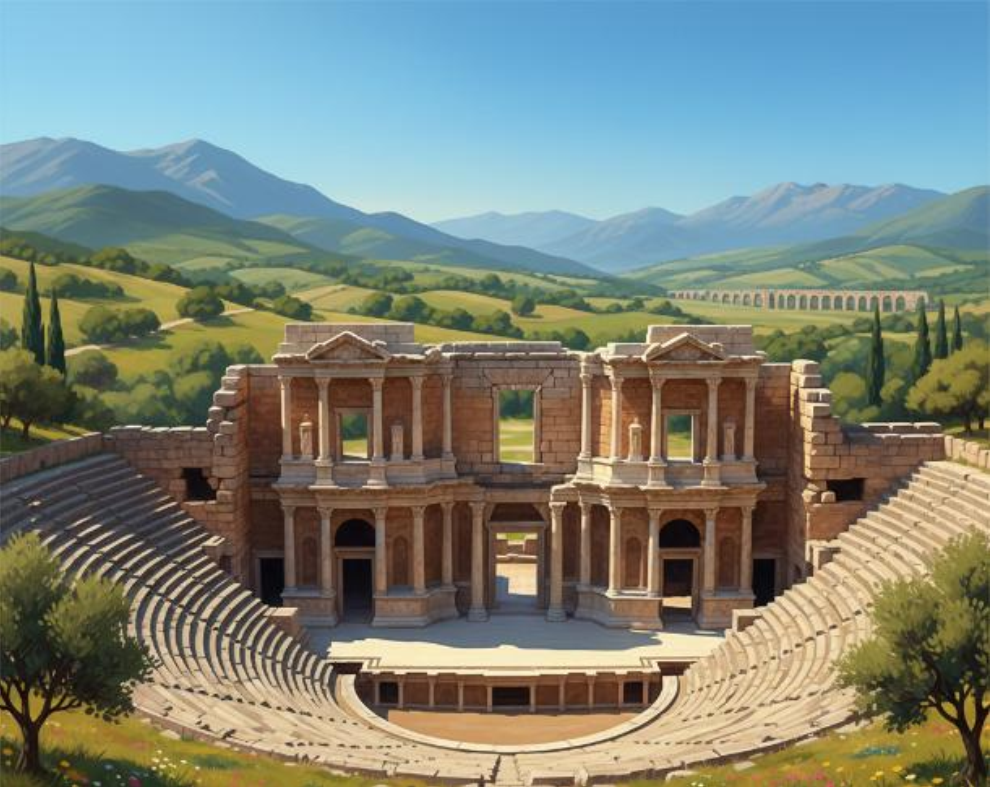
#> input picture 15/input/0.png, 990 x 787 px; its folder holds 4 pictures in this run
$ python makeimageround.py
#> lines starting #> are read from the running program, lines starting #| are printed output that depends on the picture
#> in process_folder, img is the input picture: PIL image 990x787 RGBA; mean R, G, B, A 124, 132.5, 122, 255
import os
from PIL import Image, ImageDraw

def circle_crop_image(img: Image.Image) -> Image.Image:
    """Bir resmi ortalanmış daire içine alır, dışını transparan yapar."""
    w, h = img.size
#> w = 990; h = 787
    r = min(w, h) // 2
#> r = 393
    cx, cy = w // 2, h // 2
#> cx = 495; cy = 393

    # Maske (siyah arkaplan)
    mask = Image.new("L", (w, h), 0)
#> mask: PIL image 990x787 L; every value is 0
    draw = ImageDraw.Draw(mask)

    # Ortalanmış daire koordinatları
    left_up = (cx - r, cy - r)
#> left_up = (102, 0)
    right_down = (cx + r, cy + r)
#> right_down = (888, 786)
    draw.ellipse([left_up, right_down], fill=255)

    # Sonuç resmi oluştur
    result = Image.new("RGBA", (w, h), (0, 0, 0, 0))
#> result: PIL image 990x787 RGBA; every value is 0
    result.paste(img, (0, 0), mask=mask)
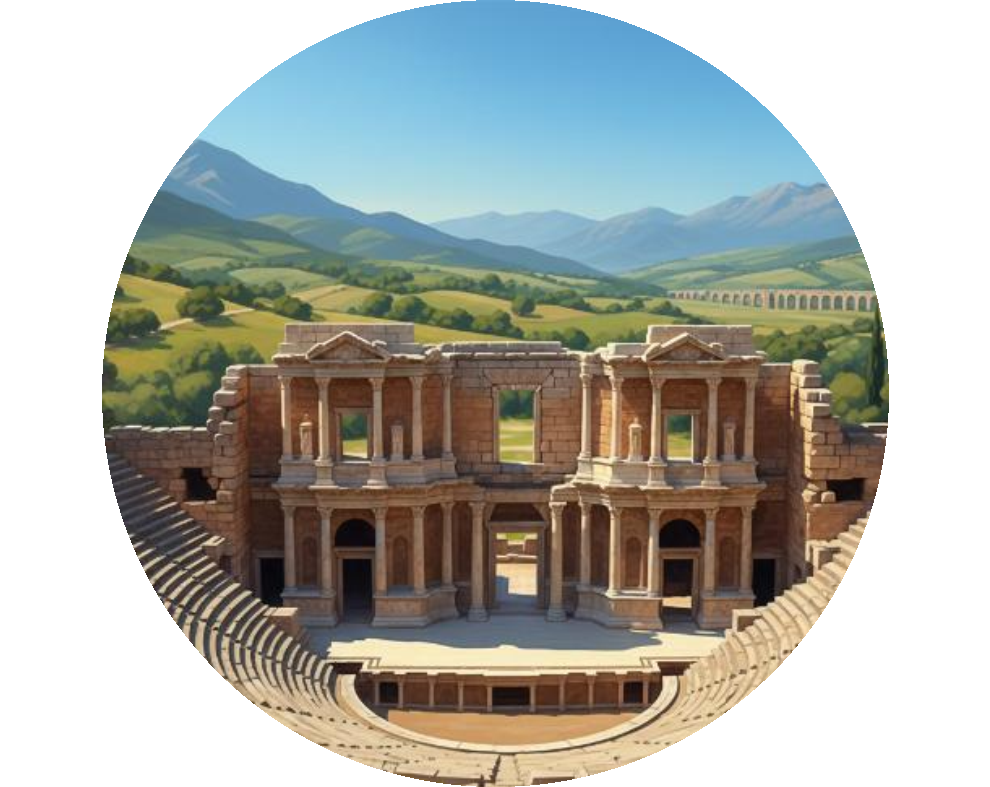
#> result: PIL image 990x787 RGBA; mean R, G, B, A 78.5, 80.9, 74.6, 159.2; transparent parts drawn white
    return result

def process_folder(input_dir="input", output_dir="output"):
    os.makedirs(output_dir, exist_ok=True)

    # Desteklenen resim uzantıları
    extensions = (".png", ".jpg", ".jpeg", ".bmp", ".webp")

    for filename in os.listdir(input_dir):
        if filename.lower().endswith(extensions):
            input_path = os.path.join(input_dir, filename)
            output_path = os.path.join(output_dir, os.path.splitext(filename)[0] + ".png")
            # Hepsi PNG olarak kaydedilir (transparan destek için)

            img = Image.open(input_path).convert("RGBA")
            result = circle_crop_image(img)
            result.save(output_path, format="PNG")
            print(f"✔ {filename} işlendi → {output_path}")
#> pass 2 of the loop in process_folder, `for filename in os.listdir(input_dir):`:
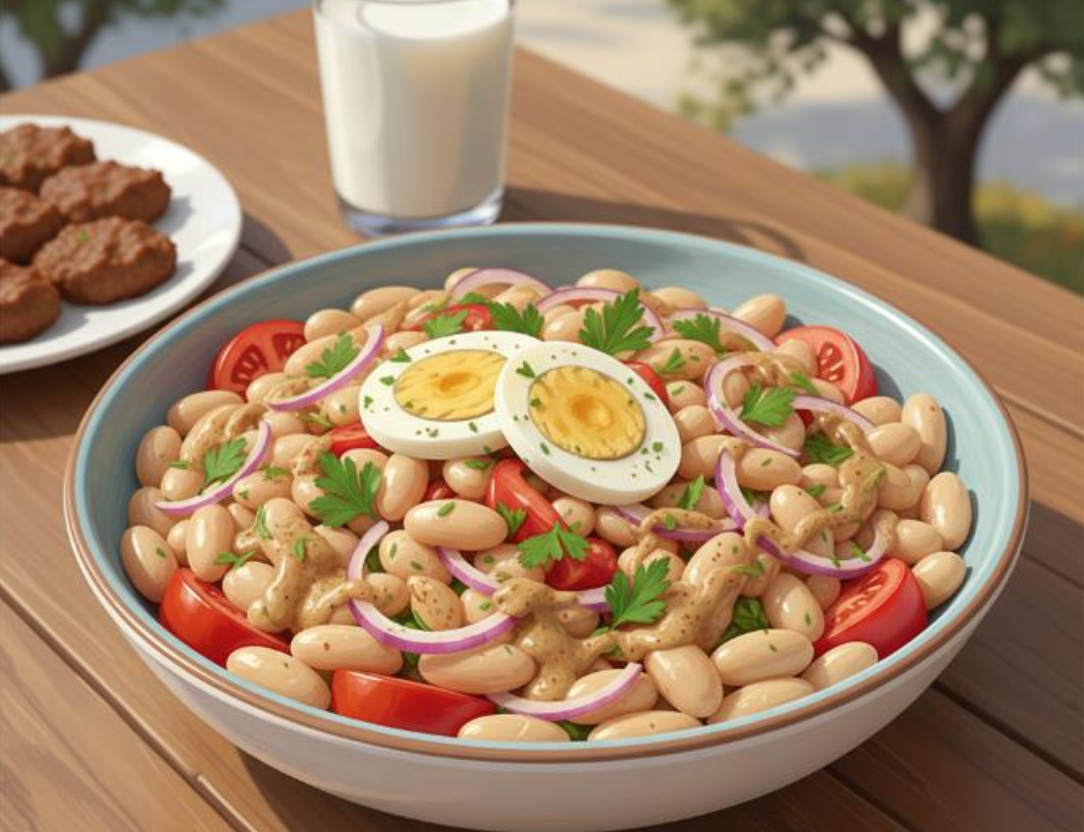
#> input picture 15/input/1.png, 1084 x 832 px
#> in process_folder, img is the input picture: PIL image 1084x832 RGBA; mean R, G, B, A 162.9, 131.3, 102.2, 255
#> mask: PIL image 1084x832 L; every value is 0
#> in circle_crop_image (call 2), `result.paste(img, (0, 0), mask=mask)`:
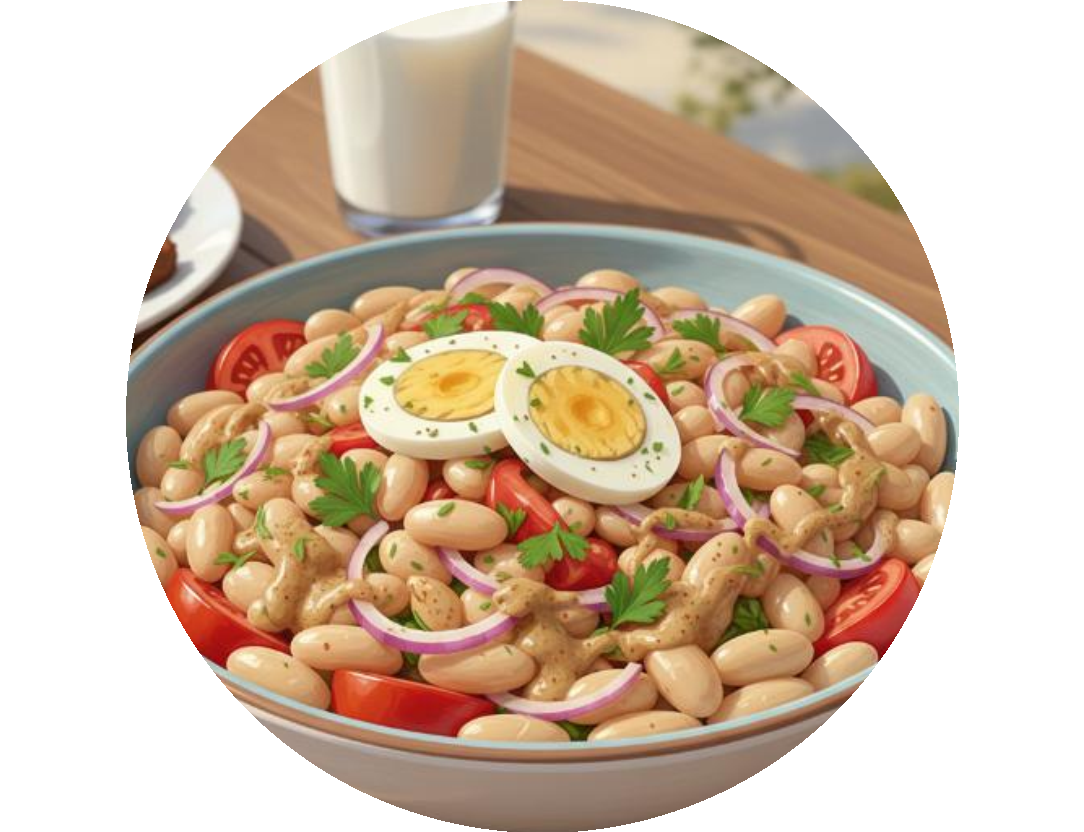
#> result: PIL image 1084x832 RGBA; mean R, G, B, A 108.3, 86.9, 66.5, 154; transparent parts drawn white
#> pass 3 of the loop in process_folder, `for filename in os.listdir(input_dir):`:
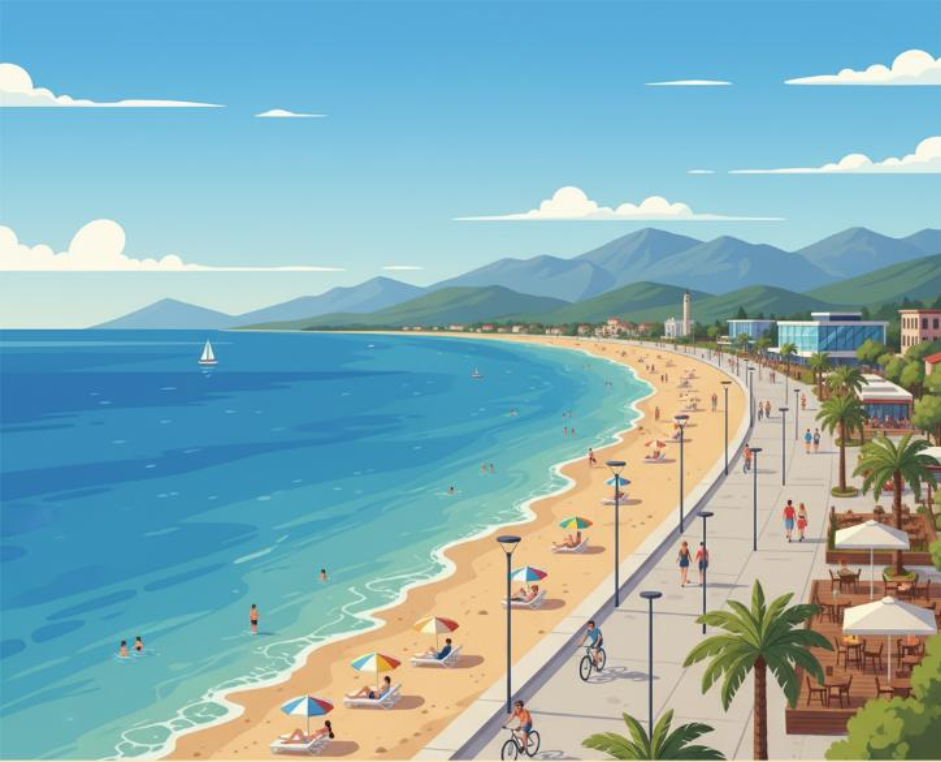
#> input picture 15/input/2.png, 941 x 762 px
#> in process_folder, img is the input picture: PIL image 941x762 RGBA; mean R, G, B, A 134.9, 174.8, 181.3, 255
#> mask: PIL image 941x762 L; every value is 0
#> in circle_crop_image (call 3), `result.paste(img, (0, 0), mask=mask)`:
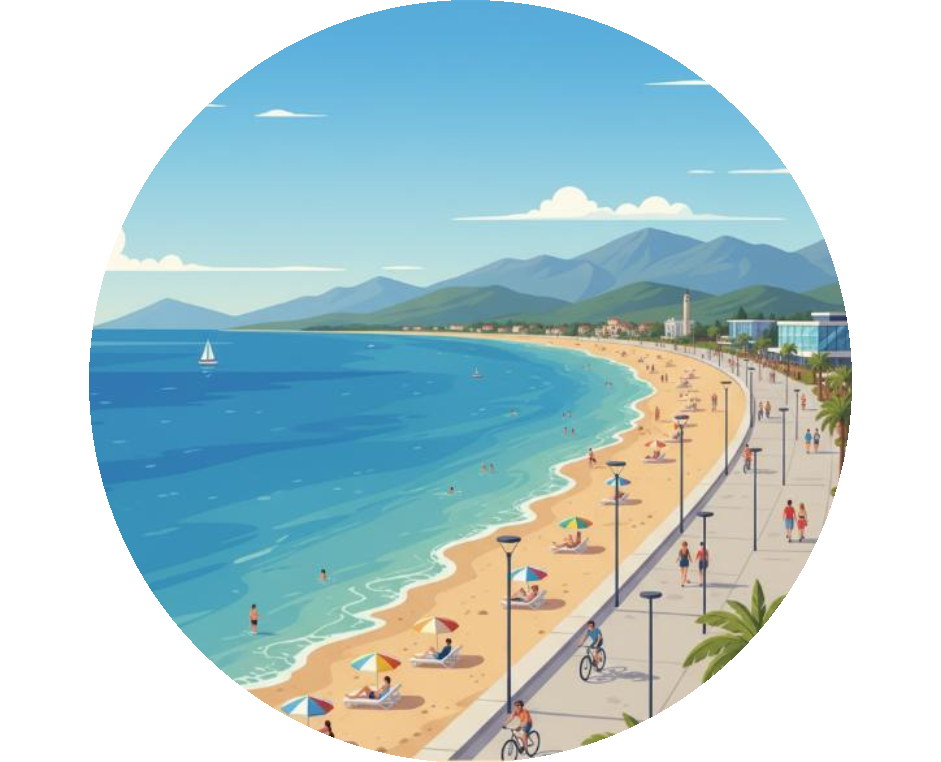
#> result: PIL image 941x762 RGBA; mean R, G, B, A 89.9, 114.6, 118.1, 162.6; transparent parts drawn white
#> the loop made 4 passes; the first 3 are shown

# Çalıştır
process_folder("input", "output")
